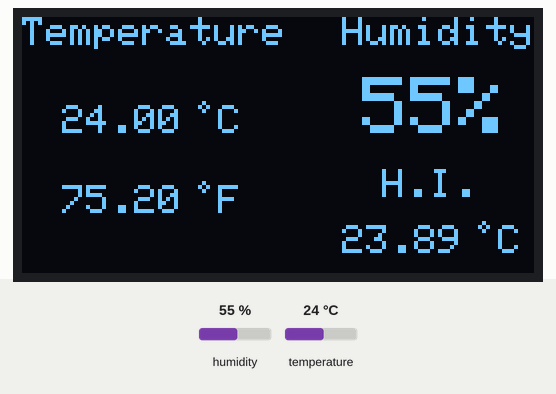
Bench run of a sketch on a simulated Arduino Uno, built with avr-gcc and run on an emulated ATmega328P. Shown: 128×64 one-colour display. The test bench sets the inputs (shaded band); at power-on: humidity 55 %, temperature 24 °C.

Above: at 4.2 s.
4.3 s: humidity set to 22 %
At 6.2 s:
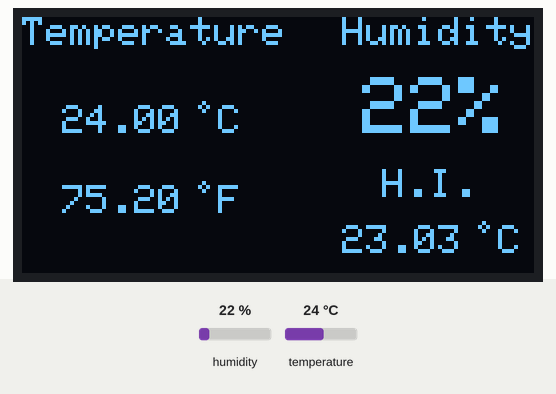
7.0 s: temperature set to 12 °C
At 8.4 s:
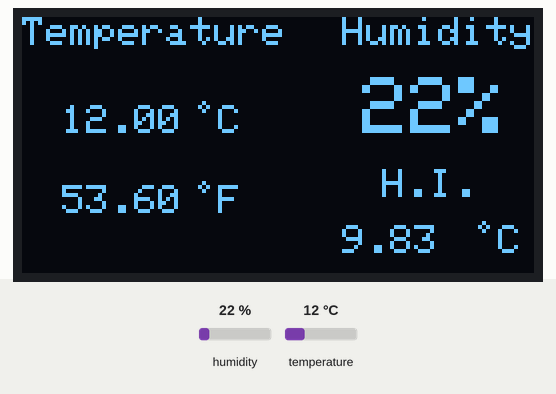
9.7 s: humidity set to 40 %
At 12.1 s:
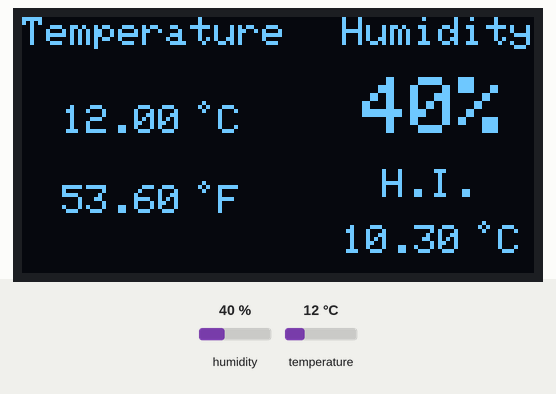
12.8 s: temperature set to 19 °C
At 14.4 s:
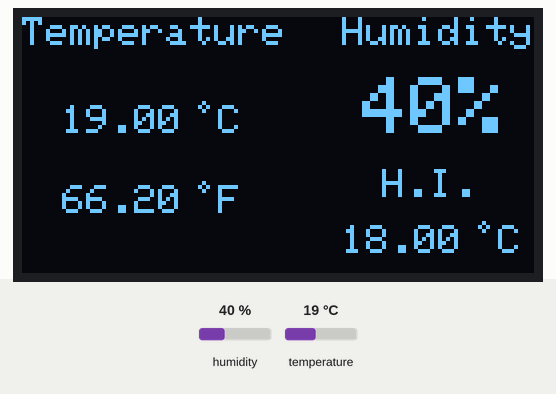
Timing chart, 0 to 15.9 s (numbered marks = the images above; inputs shaded):
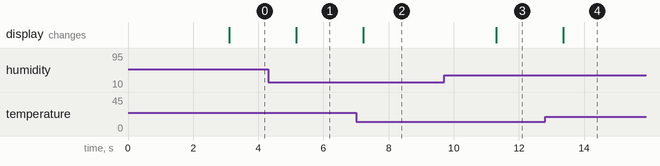

Measured:
- after the input at 4.3 s, the display: changes after 0.87 s (image 1)
- after the input at 7.0 s, the display: changes after 0.22 s (image 2)
- after the input at 9.7 s, the display: changes after 1.6 s (image 3)
- after the input at 12.8 s, the display: changes after 0.56 s (image 4)

The sketch:

WeatherStation.ino
```cpp
#include <Wire.h>
#include <Adafruit_SSD1306.h>
#include <Adafruit_GFX.h>
#include "DHT.h"

DHT dht(2, DHT11);
Adafruit_SSD1306 display(128, 64, &Wire, -1);

void Display(float tc, float tf,int h, float hi)
{
  display.clearDisplay();
  display.setTextSize(1);
  display.setTextColor(WHITE);

  display.setCursor(0, 0);
  display.print("Temperature");
  display.setCursor(80, 0);
  display.print("Humidity");

  display.setCursor(10, 22);
  display.print(tc);
  display.drawCircle(45, 22, 1, WHITE);
  display.setCursor(49, 22);
  display.write("C");
  display.setCursor(10, 42);
  display.print(tf);
  display.drawCircle(45, 42, 1, WHITE);
  display.setCursor(49, 42);
  display.write("F");

  display.setTextSize(2);
  display.setCursor(85, 15);
  display.print(h);
  display.write("%");

  display.setTextSize(1);
  display.setCursor(90, 38);
  display.print("H.I.");
  display.setCursor(80, 52);
  display.print(hi);
  display.drawCircle(115, 52, 1, WHITE);
  display.setCursor(119, 52);
  display.print("C");

  display.display();
}

void setup()
{
  Serial.begin(9600);
  if (!display.begin(SSD1306_SWITCHCAPVCC, 0x3C))
  {
    Serial.println(F("SSD1306 allocation failed"));
    for (;;);
  }

  dht.begin();

  display.clearDisplay();
  display.setTextSize(2);
  display.setTextColor(SSD1306_WHITE);
  display.setCursor(25, 5);
  display.print("Weather");
  display.setCursor(22, 33);
  display.print("Station");
  display.display();
  delay(3000);
}

void loop()
{
  float tempC = dht.readTemperature();
  float tempF = dht.readTemperature(true);
  int humi = dht.readHumidity();
  float heatI = dht.computeHeatIndex(tempC, humi, false);
  Display(tempC, tempF, humi, heatI);
}
```
